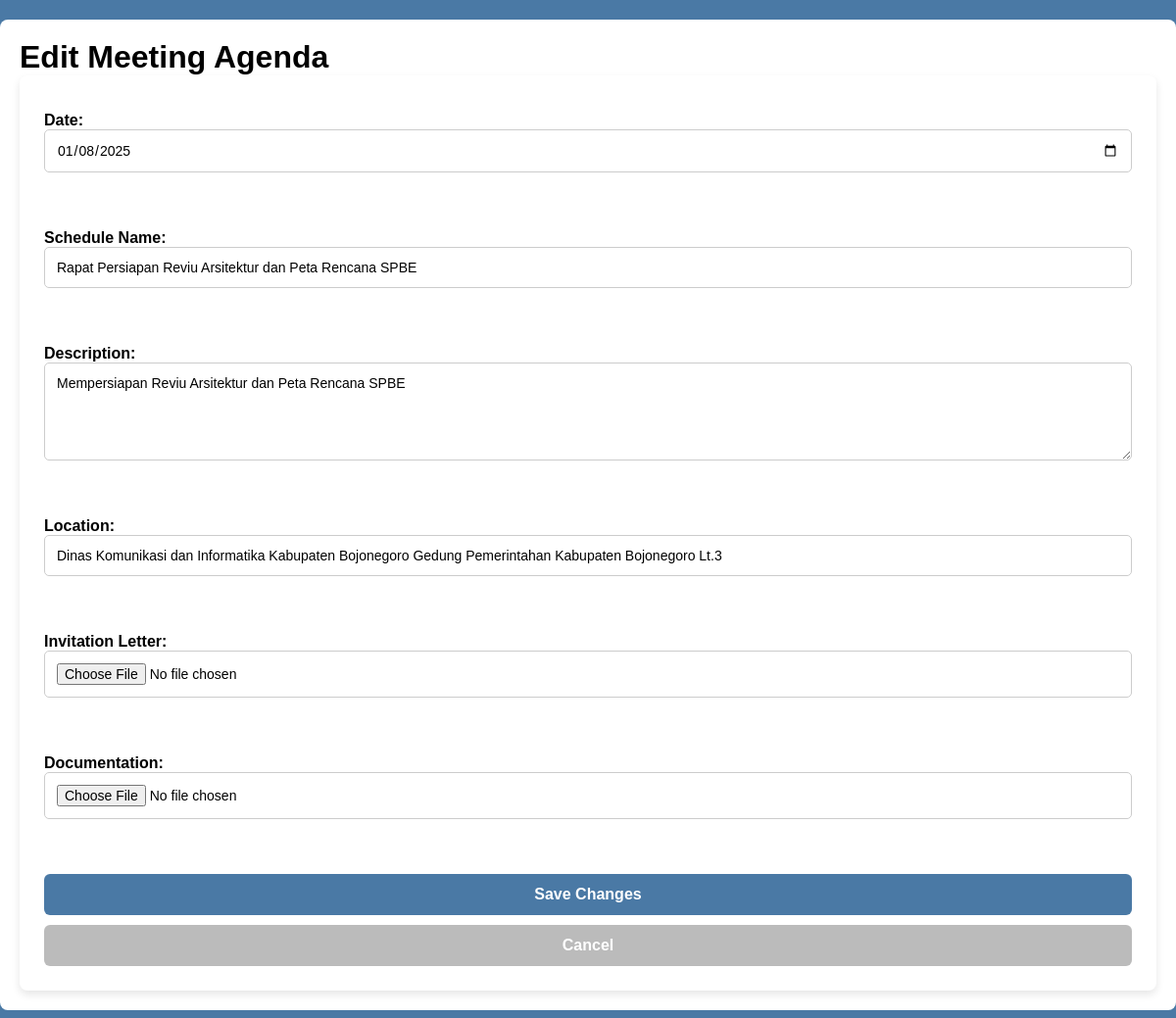
The app's page /edit_schedule.php?id=17 with its own data.
### tables this page shows
CREATE TABLE `agenda` (
  `id` int(11) NOT NULL,
  `schedule_name` varchar(255) NOT NULL,
  `date` date NOT NULL,
  `description` text NOT NULL,
  `location` varchar(255) NOT NULL,
  `invitation_letter` varchar(255) DEFAULT NULL,
  `documentation` varchar(255) DEFAULT NULL
);

### edit_schedule.php (the view, shortened to what this page needs)
<?php
include 'koneksierapat.php';
if (isset($_GET['id'])) {
    $agendaId = intval($_GET['id']);
    $query = "SELECT * FROM agenda WHERE id = ?";
    $stmt = $conn->prepare($query);
    $stmt->bind_param("i", $agendaId);
    $stmt->execute();
    $result = $stmt->get_result();
    if ($result->num_rows > 0) {
        $agenda = $result->fetch_assoc();
    } else {
        echo "<script>alert('Agenda tidak ditemukan!'); window.location.href='schedule.php';</script>";
        exit;
    }
} else {
    echo "<script>alert('ID agenda tidak ditemukan!'); window.location.href='schedule.php';</script>";
    exit;
}
?>
<!DOCTYPE html>
<html lang="id">
<head>
    <link rel="stylesheet" href="style.css">
</head>
<body>
    <main>
        <h1>Edit Meeting Agenda</h1>
        <form id="edit-agenda-form">
            <label for="edit-date">Date:</label>
            <input type="date" id="edit-date" name="date" value="<?php echo $agenda['date']; ?>" required><br><br>
            <label for="edit-schedule-name">Schedule Name:</label>
            <input type="text" id="edit-schedule-name" name="schedule_name" value="<?php echo $agenda['schedule_name']; ?>" required><br><br>
            <label for="edit-description">Description:</label>
            <textarea id="edit-description" name="description" required><?php echo $agenda['description']; ?></textarea><br><br>
            <label for="edit-location">Location:</label>
            <input type="text" id="edit-location" name="location" value="<?php echo $agenda['location']; ?>" required><br><br>
            <label for="edit-invitation">Invitation Letter:</label>
            <input type="file" id="edit-invitation" name="invitation"><br><br>
            <label for="edit-documentation">Documentation:</label>
            <input type="file" id="edit-documentation" name="documentation"><br><br>
            <button type="submit">Save Changes</button>
            <button type="button" onclick="window.location.href='schedule.php'">Cancel</button>
        </form>
    </main>
</body>
</html>

### style.css (style rules this page uses)
* { margin: 0; padding: 0; box-sizing: border-box; font-family: 'Poppins', sans-serif; }
body { font-family: 'Poppins', sans-serif; display: flex; margin: 0; background: #f4f4f4; }
main { flex: 1; padding: 30px; background: white; border-radius: 10px; margin: 20px; width: 100%; max-width: none; }
form { background: white; padding: 25px; border-radius: 8px; box-shadow: 0px 4px 8px rgba(0, 0, 0, 0.1); display: flex; flex-direction: column; }
form label { font-weight: bold; margin-top: 12px; }
input, textarea { width: 100%; margin-bottom: 10px; padding: 12px; border: 1px solid #ccc; border-radius: 5px; font-size: 14px; }
textarea { resize: vertical; min-height: 100px; }
button { padding: 12px 20px; background: #4a79a5; color: white; border: none; border-radius: 6px; cursor: pointer; font-size: 16px; font-weight: bold; margin-top: 10px; transition: background 0.3s; }
button[type="button"] { background: #bbb; }

### edit_schedule.php (style rules this page uses)
body { background-color: #4a79a5; color: white; font-family: Arial, sans-serif; }
main { width: 50%; margin: 20px auto; background: white; color: black; padding: 20px; border-radius: 8px; }

### records on screen
agenda: date "01/08/2025", schedule_name "Rapat Persiapan Reviu Arsitektur dan Peta Rencana SPBE", description "Mempersiapan Reviu Arsitektur dan Peta Rencana SPBE", location "Dinas Komunikasi dan Informatika Kabupaten Bojonegoro Gedung Pemerintahan Kabupaten Bojonegoro Lt.3"
